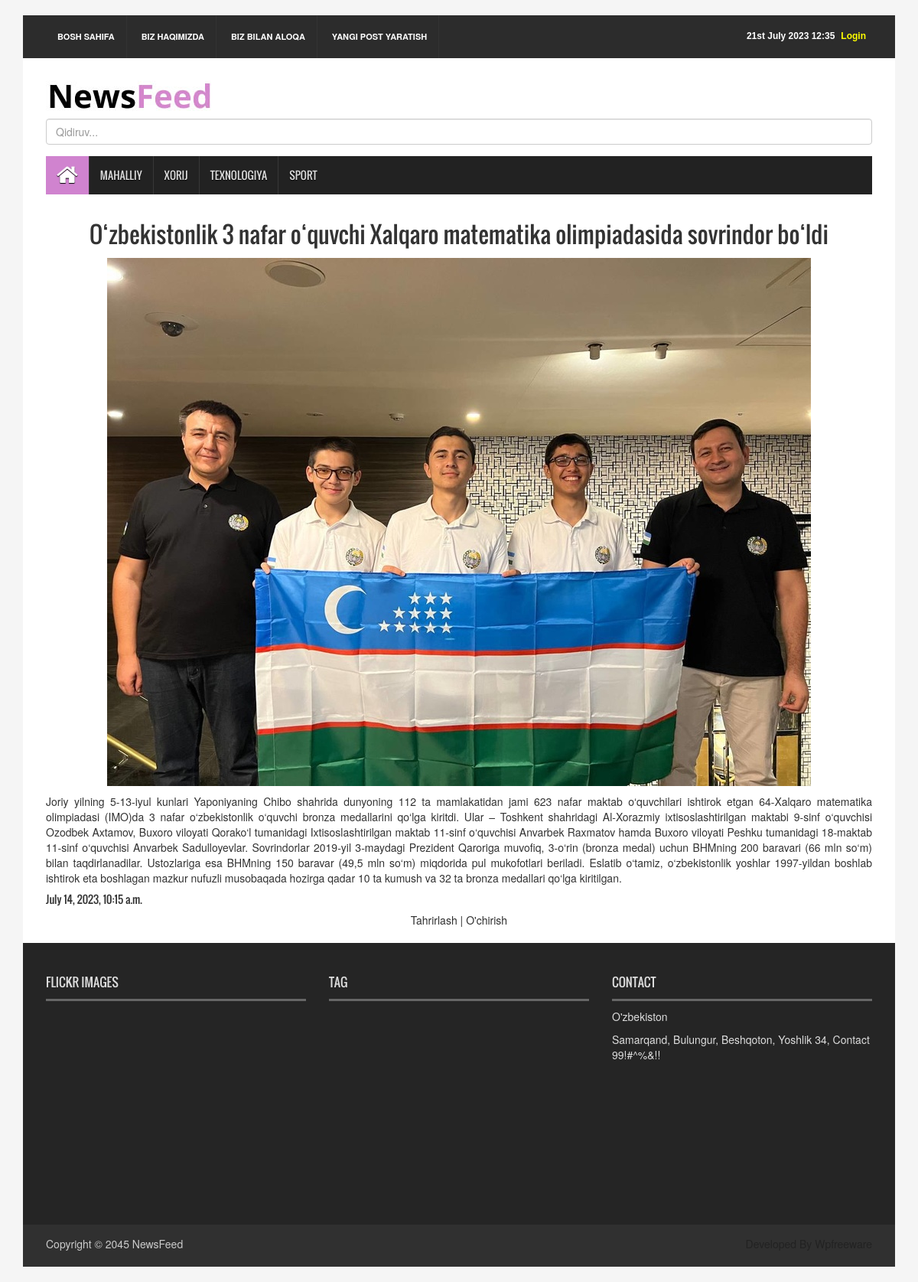
The app's page /news/ozbekistonlik-3-nafar-oquvchi-xalqaro-matematika-olimpiadasida-sovrindor-boldi/ with its own data.
### news_app/models.py (models this page shows, shortened)
class News(models.Model):
    class Status(models.TextChoices):
        Draft = "DF", "Draft"
        Published = "PB", "Published"
    title = models.CharField(max_length=250)
    slug = models.SlugField(max_length=250)
    body = models.TextField()
    image = models.ImageField(upload_to='news/images')
    category = models.ForeignKey(Category,
                                 on_delete=models.CASCADE
                                 )
    publish_time = models.DateTimeField(default=timezone.now)
    created_time = models.DateTimeField(auto_now_add=True)
    updated_time = models.DateTimeField(auto_now=True)
    status = models.CharField(max_length=2,
                              choices=Status.choices,
                              default=Status.Draft
                              )
    objects = models.Manager() # default manager
    published = PublishedManager
    class Meta:
        ordering = ["-publish_time"]

### news_app/views.py (the view)
# urls.py: path('news/<slug:news>/', news_detail, name="news_detail_page"),
def news_detail(request, news):
    news = get_object_or_404(News, slug=news, status=News.Status.Published)
    context = {
        "news": news
    }
    return render(request, 'news/news_detail.html', context)

### templates/news/news_detail.html (shortened to what this page needs)
{% extends 'news/base.html' %}
{% load static %}
{% block content %}
<section id="newsSection">
    <div class="row">
        <div class="col-lg-12 col-md-12">
            <h2 class="text-center">{{ news.title }}</h2>
            <h2 class="text-center" ><img src="{{ news.image.url }}"></h2>
            <div class="post__body">
                <p style="text-align: justify;">{{ news.body }}</p>
                <h5>{{ news.publish_time }}</h5>
            </div>
            <div class="card-footer text-center">
                <a href="{% url 'news_update' news.slug%}">Tahrirlash | </a>
                 <a href="{% url 'news_delete' news.slug%}">O'chirish</a>
            </div>
        </div></div>
</section>
{% endblock content %}

### static/css/style.css (style rules this page uses)
body { background:#f5f5f5 }
a { text-decoration:none; color:#2f2f2f }
h1, h2, h3, h4, h5, h6 { font-family:'Oswald',sans-serif }
h2 { line-height:23px }
img { border:none }
#newsSection { float:left; display:inline; width:100%; padding:0 30px; background-color:#fff; padding-bottom:20px }

### records on screen
News: title "O‘zbekistonlik 3 nafar o‘quvchi Xalqaro matematika olimpiadasida sovrindor bo‘ldi", image (picture), body "Joriy yilning 5-13-iyul kunlari Yaponiyaning Chibo shahrida dunyoning 112 ta mamlakatidan jami 623 nafar maktab o‘quvchilari ishtirok etgan 64-Xalqaro matematika olimpiadasi (IMO)da 3 nafar o‘zbekistonlik o‘quvchi bronza medallarini qo‘lga kiritdi. Ular – Toshkent shahridagi Al-Xorazmiy ixtisoslashtirilgan maktabi 9-sinf o‘quvchisi Ozodbek Axtamov, Buxoro viloyati Qorako‘l tumanidagi Ixtisoslashtirilgan maktab 11-sinf o‘quvchisi Anvarbek Raxmatov hamda Buxoro viloyati Peshku tumanidagi 18-maktab 11-sinf o‘quvchisi Anvarbek Sadulloyevlar. Sovrindorlar 2019-yil 3-maydagi Prezident Qaroriga muvofiq, 3-o‘rin (bronza medal) uchun BHMning 200 baravari (66 mln so‘m) bilan taqdirlanadilar.…", publish_time "July 14, 2023, 10:15 a.m."
